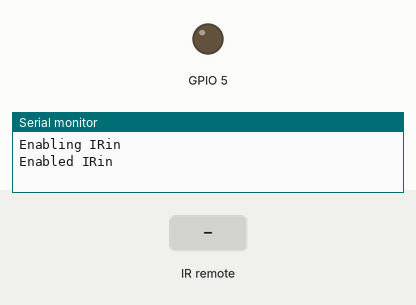
This program was run on a simulated ESP32. On the bench: output pins drawn as LEDs (lit = HIGH), the last lines printed to the serial monitor. Inputs (shaded band) come from the test bench.

Above: at 1.2 s.
1.3 s: infrared code 0xA90 received
At 2.1 s:
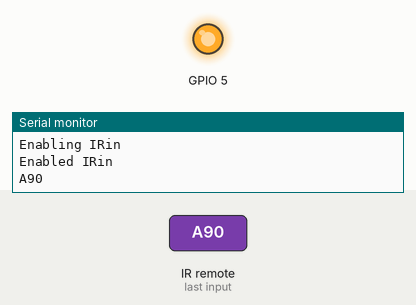
Timing chart, 0 to 4.3 s (numbered marks = the images above; inputs shaded):
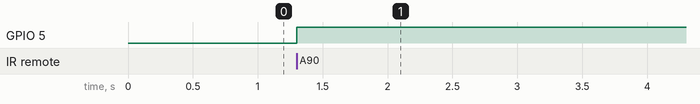

Measured:
- after the input at 1.3 s, GPIO 5: LOW → HIGH at once

The program:

main.cpp
```cpp
// (licence header left out)
#include <Arduino.h>
#include <IRremote.h>

int RECV_PIN = 15;

IRrecv irrecv(RECV_PIN);

decode_results results;

uint8_t ledState ;
void setup()
{
  Serial.begin(9600);
  pinMode(5, OUTPUT);
  // In case the interrupt driver crashes on setup, give a clue
  // to the user what's going on.
  Serial.println("Enabling IRin");
  irrecv.enableIRIn(); // Start the receiver
  Serial.println("Enabled IRin");
}

void loop()
{
  if (irrecv.decode(&results))
  {
    Serial.println(results.value, HEX);
    if (results.value == 2704)
    {
      digitalWrite(5, !digitalRead(5));
      delay(500);
    }
    irrecv.resume(); // Receive the next value
  }
  delay(100);

}
```
